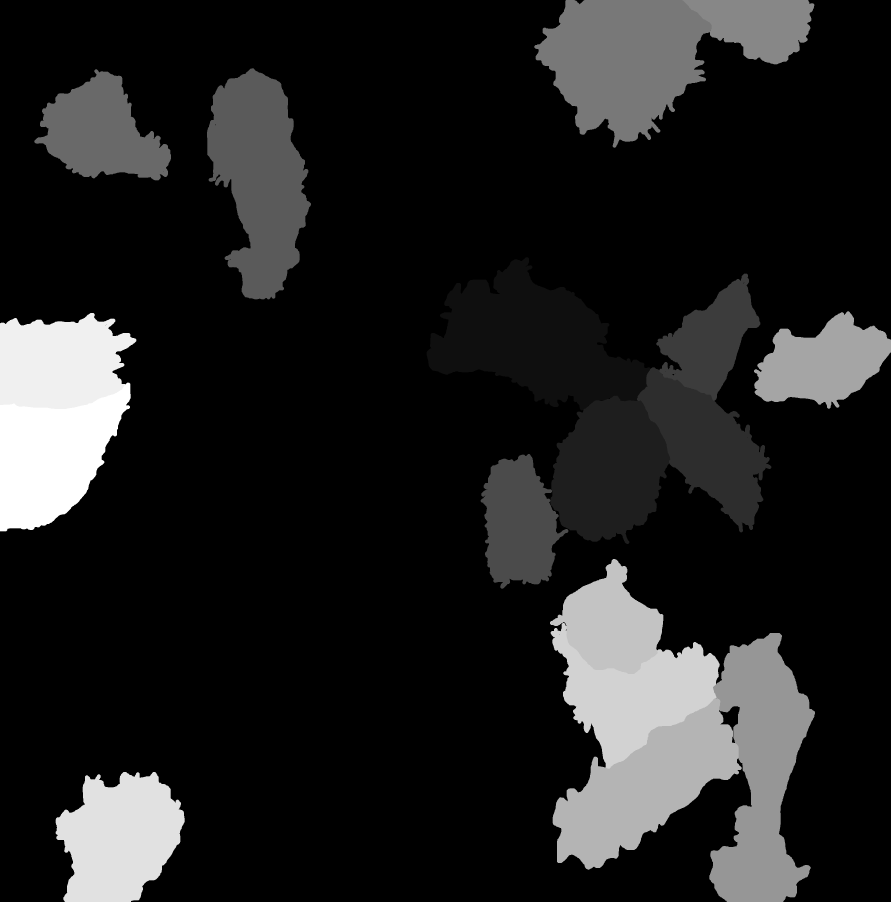
#> input picture training_data/masks_cytosol/CMYC_6.tif, 2672 x 2704 px (shown at 1/3 size); its folder holds only this picture in this run
$ python augment.py   (older library calls are emulated)
#> lines starting #> are read from the running program, lines starting #| are printed output that depends on the picture; after the words box and inside, x2 and y2 are one past the last pixel; in counts of white or black regions, pixels touching at a corner belong together
import os
import cv2
import numpy as np

from skimage.segmentation import find_boundaries

w0 = 10
sigma = 5

# [42 lines left out: function make_weight_map, not called in this run]

# Set the paths for the input folders
mask_org_folder = "./training_data/masks_cytosol"
images_org_folder = "./training_data/images_cytosol"

# Set the paths for the output folders
mask_folder = "./training_data/cytosol/masks"
images_folder = "./training_data/cytosol/images"
weights_folder = "./training_data/cytosol/weight_maps"

# Create the output folders if they don't exist
os.makedirs(mask_folder, exist_ok=True)
os.makedirs(images_folder, exist_ok=True)
os.makedirs(weights_folder, exist_ok=True)

# Set the ROI size and step
roi_size = (256, 256)
roi_step = 128

# Get the list of file names in the mask_org folder
file_names = [file for file in os.listdir(mask_org_folder) if file.lower().endswith(('.tif', '.tiff'))]

# Iterate over the file names
for file_name in file_names:
    # Read the mask image
    mask_path = os.path.join(mask_org_folder, file_name)
    mask = cv2.imread(mask_path, cv2.IMREAD_GRAYSCALE)
#> mask is the input picture: shape (2704, 2672); min 0, max 17, mean 2.14
    mask_image = cv2.imread(mask_path, cv2.IMREAD_GRAYSCALE)

    # Convert the image to float32 format for Laplacian operation
    mask = mask.astype(np.float32)

    # Apply Laplacian filter
    B = cv2.Laplacian(mask, cv2.CV_32F)
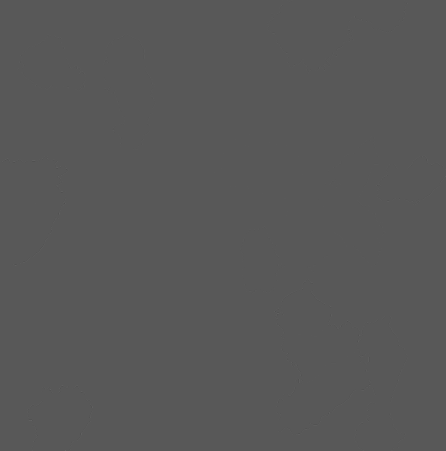
#> B: shape (2704, 2672) float32 (shown at 1/6 size); min -34, max 64, mean 0; drawn with min black and max white

    # Take the absolute value in-place
    B = np.abs(B)

    # Divide by B (this will produce a divide by zero warning that you can safely ignore)
    B /= B
#> B: shape (2704, 2672) float32; 99.38% of the values are NaN or infinite; the others: min 1, max 1, mean 1
    B = np.nan_to_num(B, nan=0)
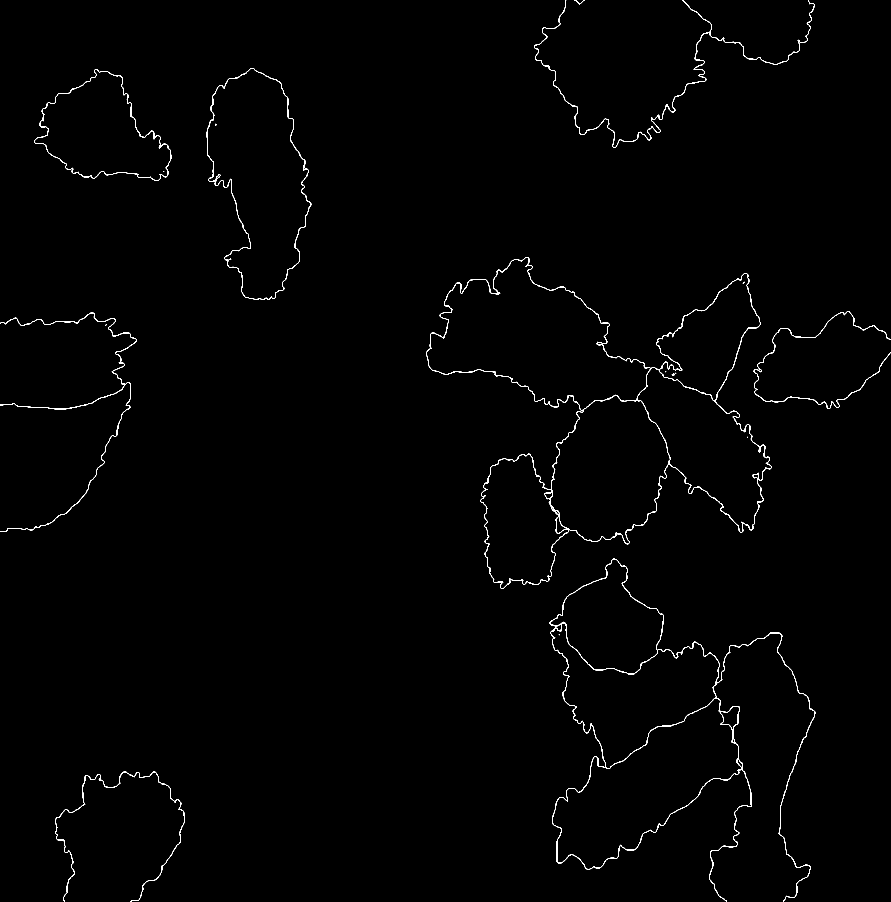
#> B: shape (2704, 2672) float32 (shown at 1/3 size); values 0 (black) and 1 (white), 0.62% white in thin lines or dots

    # Multiply by mask
    B *= mask

    mask = mask - B

    # Convert B back to uint8 if needed
    mask = mask.astype(np.uint8)

    # Define the kernel (structuring element) for erosion
    kernel_size = 3  # Adjust the size as needed
    kernel = np.ones((kernel_size, kernel_size), dtype=np.uint8)
    # Perform erosion
    mask = cv2.erode(mask, kernel, iterations=4)
    #
    # # Define the new width and height (25% of the original size)
    # new_width = int(mask.shape[1] * 0.25)
    # new_height = int(mask.shape[0] * 0.25)
    #
    # # Resize the image using bicubic interpolation
    # mask = cv2.resize(mask, (new_width, new_height), interpolation=cv2.INTER_CUBIC)
    #
    _, mask = cv2.threshold(mask, 0, 255, cv2.THRESH_BINARY)
#> mask: shape (2704, 2672); 22.1% white; 28 white regions (6 under 20 px), largest, box (x1, y1, x2, y2) and area: (1285, 778, 1942, 1224) 151700, (1610, 0, 2130, 431) 145768, (2133, 1904, 2439, 2704) 136504
    _, thresholded_mask2 = cv2.threshold(mask_image, 0, 255, cv2.THRESH_BINARY)
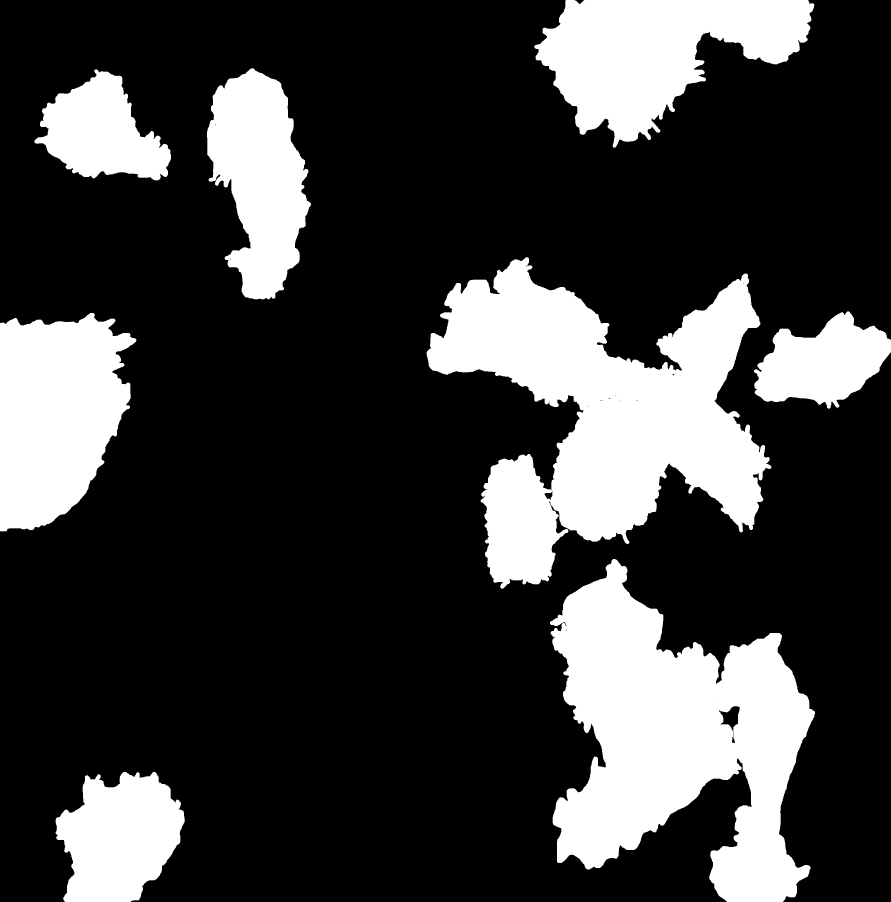
#> thresholded_mask2: shape (2704, 2672) (shown at 1/3 size); 24.3% white; 8 white regions, largest, box (x1, y1, x2, y2) and area: (1280, 772, 2314, 1766) 499888, (1650, 1677, 2445, 2704) 453027, (1603, 0, 2443, 443) 205699


    boundary = thresholded_mask2-mask
#> boundary: shape (2704, 2672); 2.2% white; 10 white regions, largest, box (x1, y1, x2, y2) and area: (1280, 772, 2314, 1766) 50177, (1650, 1677, 2445, 2704) 42951, (1603, 0, 2443, 443) 14698
    boundary = boundary.astype(np.uint8)

    dist = cv2.distanceTransform(255-boundary, cv2.DIST_L2, cv2.DIST_MASK_5)
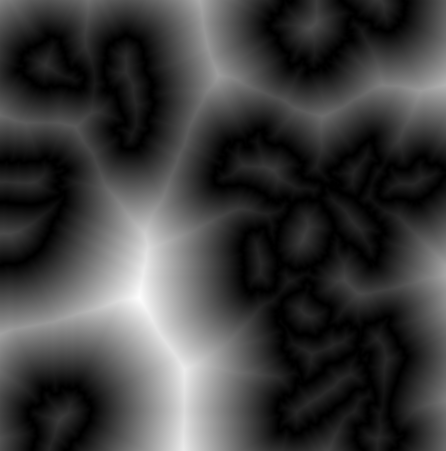
#> dist: shape (2704, 2672) float32 (shown at 1/6 size); min 0, max 644.9, mean 156.6; drawn with min black and max white

    weight_map = w0 * np.exp((-1 * (dist) ** 2) / (2 * (sigma ** 2)))
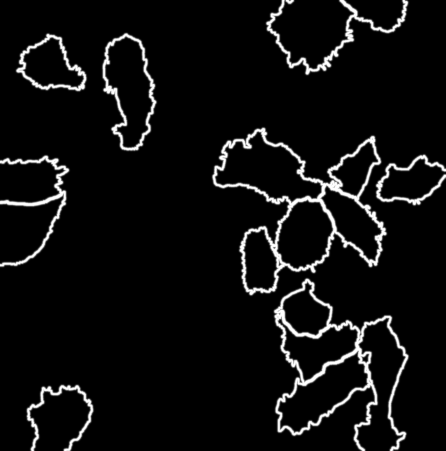
#> weight_map: shape (2704, 2672) float32 (shown at 1/6 size); min 0, max 10, mean 0.593; drawn with min black and max white
    weight_map = weight_map.astype(np.uint8)

    # Read the corresponding input image
    image_path = os.path.join(images_org_folder, file_name)
    image = cv2.imread(image_path, cv2.IMREAD_GRAYSCALE | cv2.IMREAD_ANYDEPTH)
    #image = cv2.resize(image, (new_width, new_height), interpolation=cv2.INTER_CUBIC)

    # Get the dimensions of the images
    mask_height, mask_width = mask.shape[:2]
    image_height, image_width = image.shape[:2]

    # Iterate over the ROI positions
    for y in range(0, mask_height - roi_size[0] + 1, roi_step):
        for x in range(0, mask_width - roi_size[1] + 1, roi_step):
            # Extract the ROI from the mask
            roi_mask = mask[y:y+roi_size[0], x:x+roi_size[1]]

            # Extract the ROI from the image
            roi_image = image[y:y+roi_size[0], x:x+roi_size[1]]

            # Extract the ROI from the weight
            roi_weight = weight_map[y:y+roi_size[0], x:x+roi_size[1]]

            # Save the ROI as a new image in the mask folder
            new_mask_path = os.path.join(mask_folder, f"{file_name}_{y}_{x}.tif")
            cv2.imwrite(new_mask_path, roi_mask)

            # Save the ROI as a new image in the images folder
            new_image_path = os.path.join(images_folder, f"{file_name}_{y}_{x}.tif")
            cv2.imwrite(new_image_path, roi_image)

            # Save the ROI as a new image in the images folder
            new_weight_path = os.path.join(weights_folder, f"{file_name}_{y}_{x}.tif")
            cv2.imwrite(new_weight_path, roi_weight)
#> this loop made 20 passes
#> pass 1, `cv2.imwrite(new_mask_path, roi_mask)`:
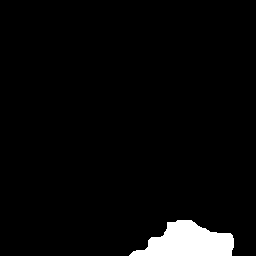
#> saved as CMYC_6.tif_0_128.tif: shape (256, 256); 3.7% white; 1 white region, box (x1, y1, x2, y2) and area: (129, 220, 234, 256) 2432

$ run again, on training_data/masks_cytosol/CMYC_MAX_4.tif
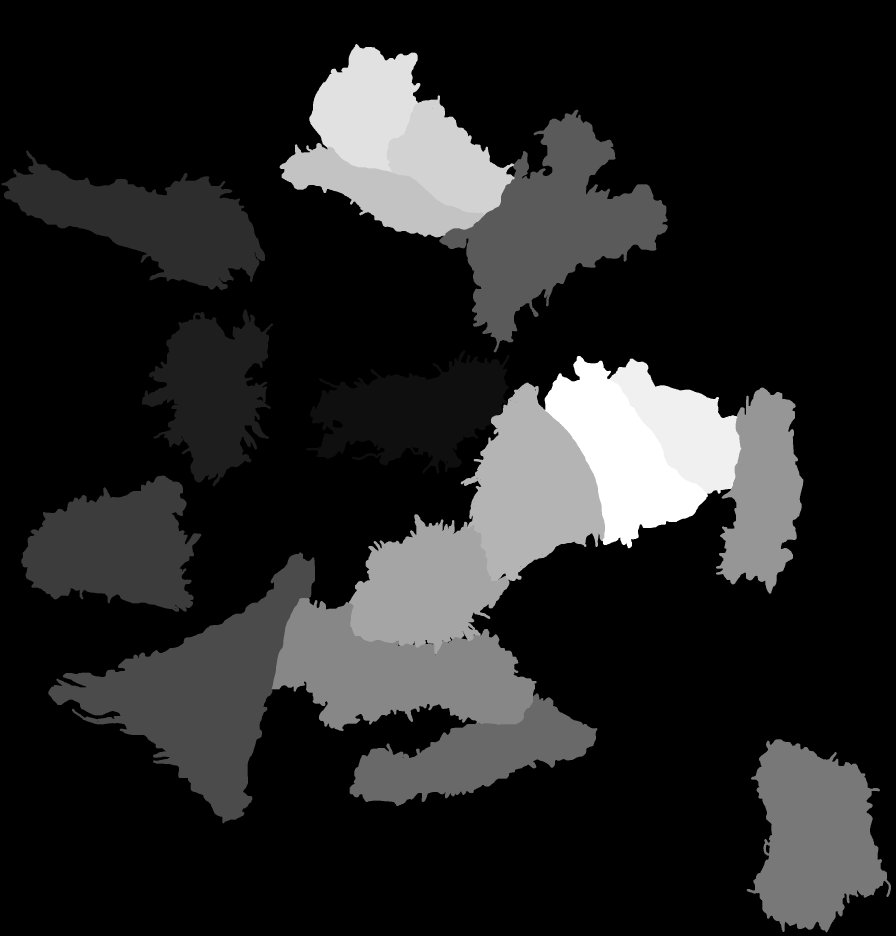
#> input picture training_data/masks_cytosol/CMYC_MAX_4.tif, 2688 x 2808 px (shown at 1/3 size)
#> mask is the input picture: shape (2808, 2688); min 0, max 17, mean 2.41
#> `B = np.nan_to_num(B, nan=0)`:
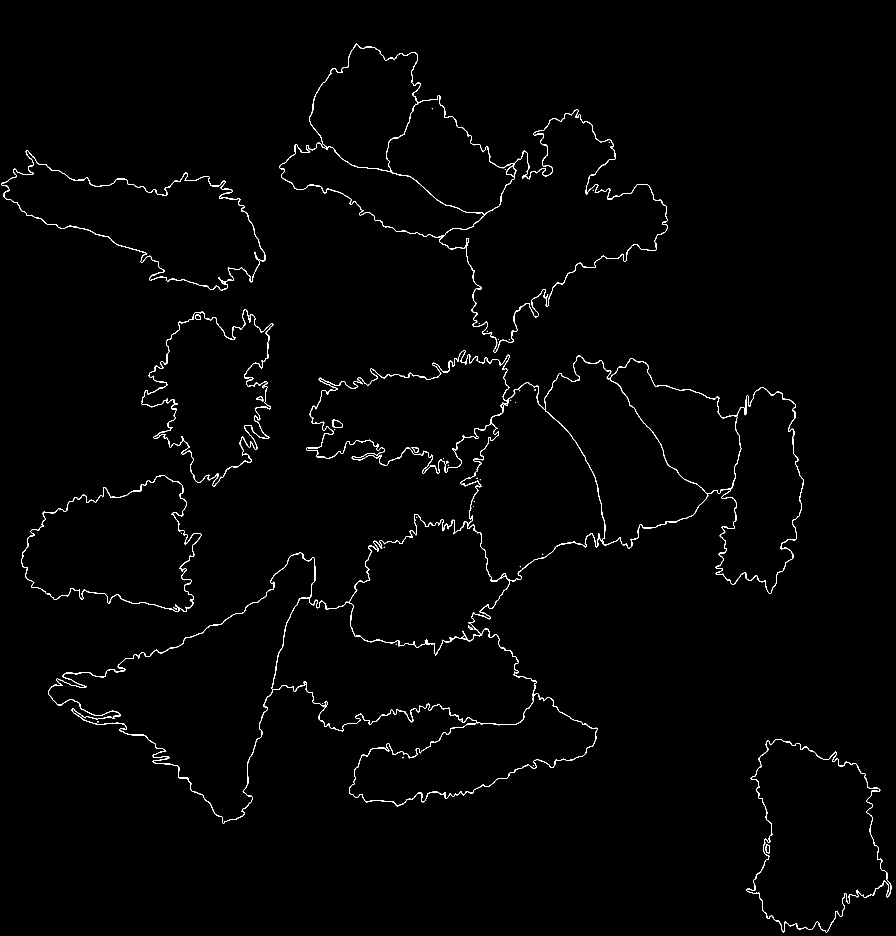
#> B: shape (2808, 2688) float32 (shown at 1/3 size); values 0 (black) and 1 (white), 0.89% white in thin lines or dots
#> thresholded_mask2: shape (2808, 2688); 29.6% white; 6 white regions, box (x1, y1, x2, y2) and area: (145, 1051, 2410, 2470) 1227683, (839, 132, 2003, 1057) 426704, (2240, 2218, 2673, 2797) 162974, (4, 452, 795, 871) 152386, (64, 1427, 604, 1835) 144242, (425, 928, 819, 1459) 119240
#> boundary: shape (2808, 2688); 3.1% white; 8 white regions, largest, box (x1, y1, x2, y2) and area: (145, 1051, 2410, 2470) 125248, (839, 132, 2003, 1057) 45913, (425, 928, 819, 1459) 17743
#> the loop `for y in range(0, mask_height - roi_size[0] + 1, roi_step):` made 20 passes
#> pass 1, `cv2.imwrite(new_weight_path, roi_weight)`:
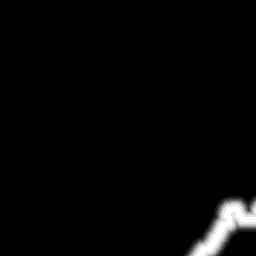
#> saved as CMYC_MAX_4.tif_0_768.tif: shape (256, 256); min 0, max 10, mean 0.23; drawn with min black and max white

$ run again, on training_data/masks_cytosol/MAX_5.tif
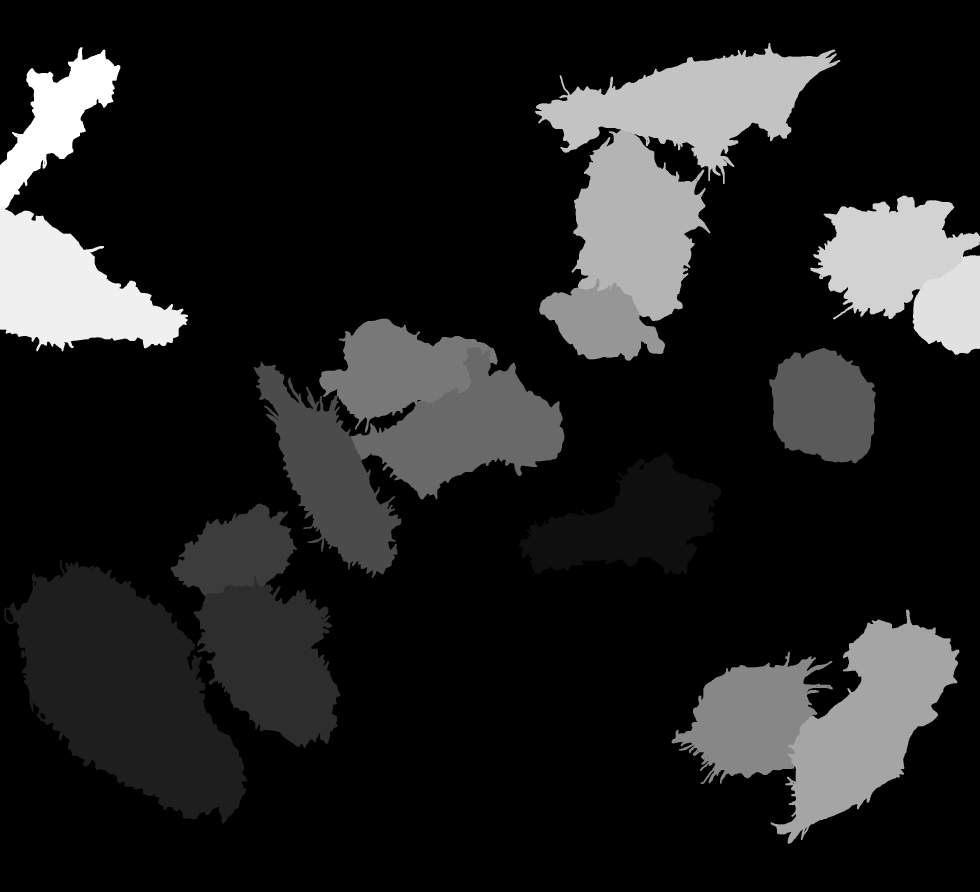
#> input picture training_data/masks_cytosol/MAX_5.tif, 2940 x 2676 px (shown at 1/3 size)
#> mask is the input picture: shape (2676, 2940); min 0, max 17, mean 2.17
#> `B = np.nan_to_num(B, nan=0)`:
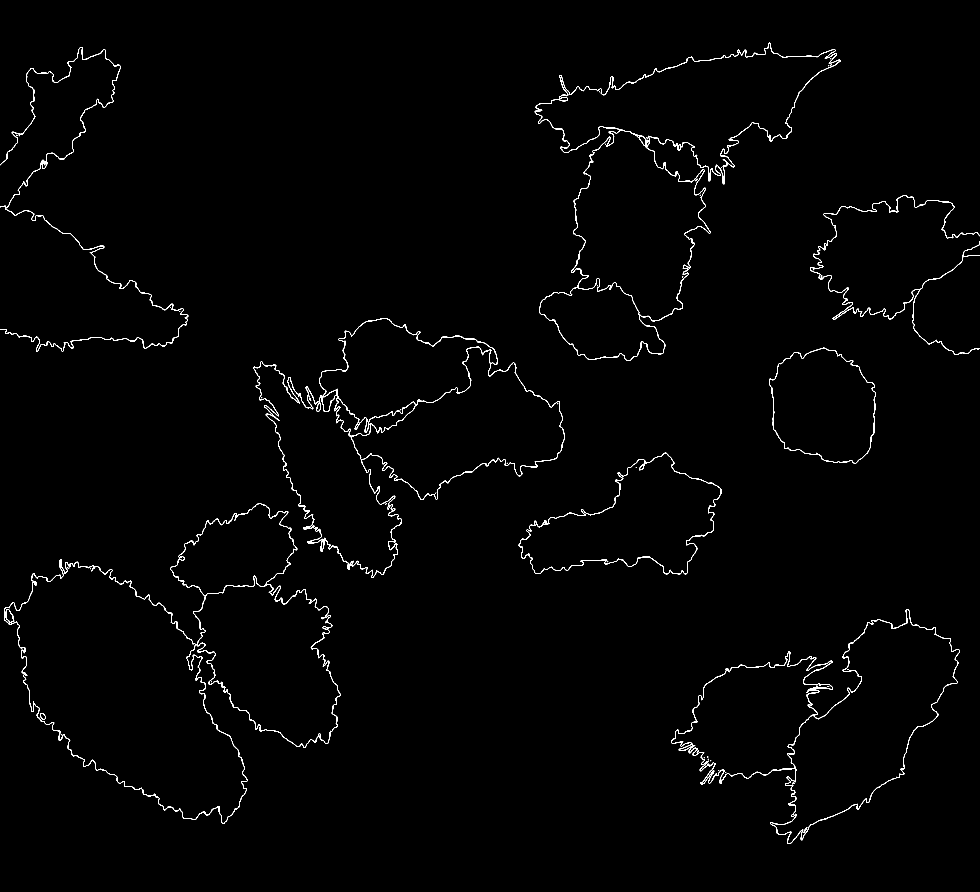
#> B: shape (2676, 2940) float32 (shown at 1/3 size); values 0 (black) and 1 (white), 0.85% white in thin lines or dots, all inside (x1, y1, x2, y2) = (0, 128, 2940, 2532)
#> thresholded_mask2: shape (2676, 2940); 26.4% white; 9 white regions, largest, box (x1, y1, x2, y2) and area: (1605, 129, 2521, 1082) 365158, (761, 956, 1693, 1733) 347732, (13, 1679, 742, 2471) 318671
#> boundary: shape (2676, 2940); 2.7% white; 9 white regions, largest, box (x1, y1, x2, y2) and area: (761, 956, 1693, 1733) 42767, (1605, 129, 2521, 1082) 40324, (2015, 1829, 2878, 2531) 29779
#> the loop `for y in range(0, mask_height - roi_size[0] + 1, roi_step):` made 19 passes
#> pass 1, `cv2.imwrite(new_mask_path, roi_mask)`:
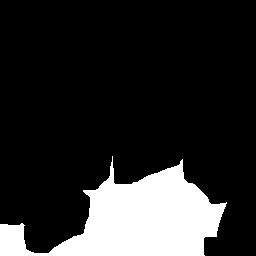
#> saved as MAX_5.tif_0_128.tif: shape (256, 256); 16.9% white; 1 white region, box (x1, y1, x2, y2) and area: (0, 156, 227, 256) 11102
